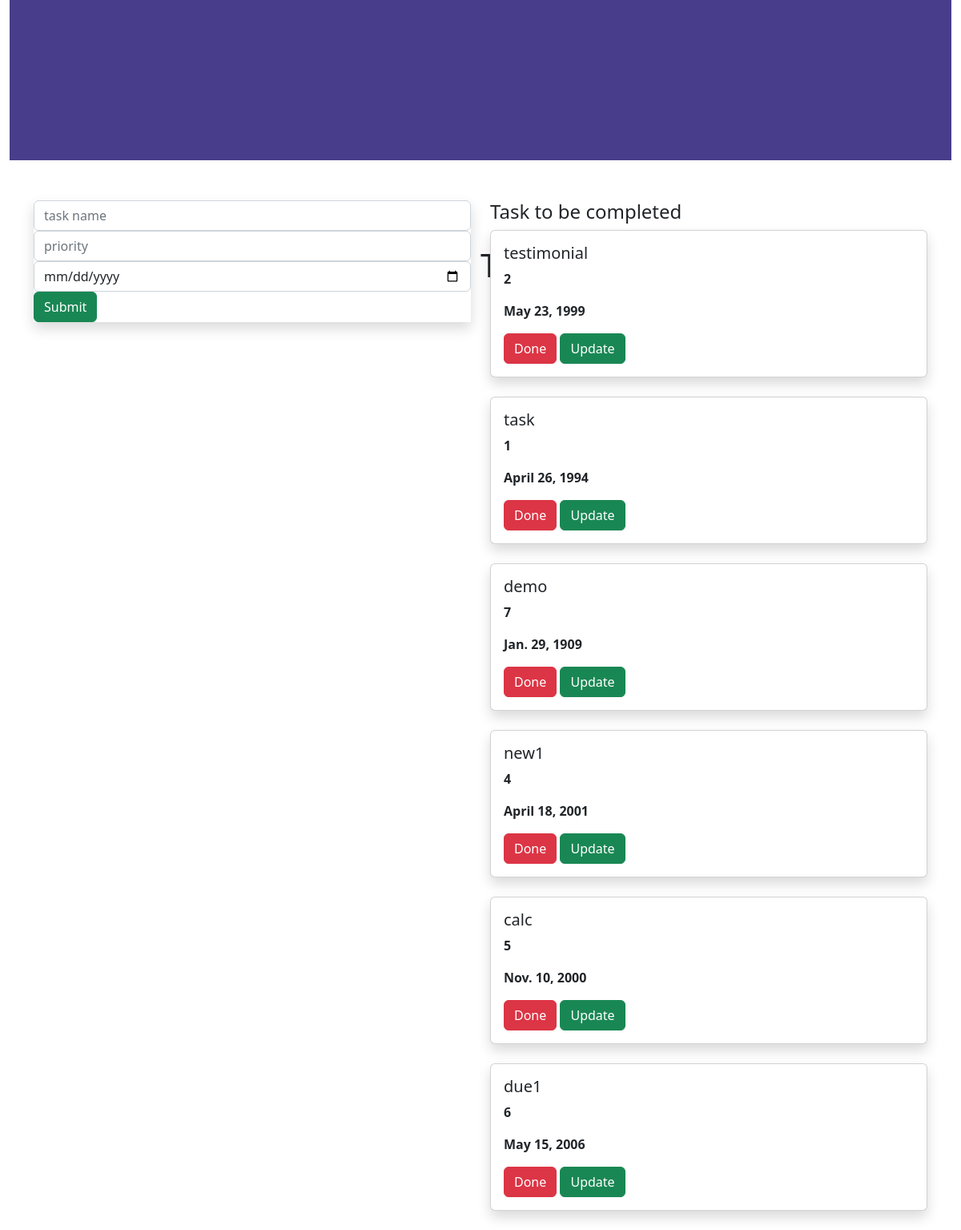
The page / on the database its author committed.
### todosapp/models.py (models this page shows, shortened)
class Task(models.Model):
    name = models.CharField(max_length=250)
    priority=models.IntegerField()
    date=models.DateField()

### todosapp/views.py (the view)
# urls.py: path('', views.add, name='add'),
def add(request):
    task1=Task.objects.all()
    if request.method == "POST":
        name=request.POST.get('task','')
        priority=request.POST.get('priority','')
        date=request.POST.get('date','')
        task=Task(name=name,priority=priority,date=date)
        task.save()
    return render(request,'home.html',{'task1':task1})

### templates/home.html (shortened to what this page needs)
{% extends 'base.html' %}
{% block content %}
<div class="container-fluid">
    <div class="row">
        <div class="col-md-12">
            <div class="banner">
                <div class="banner-text">
                    <h1> ToDo </h1>
                 </div>
            </div>
        </div>
    </div>
</div>
<div class="container">
    <div class="row">
        <div class="col-md-6">
        <form method="POST" class="mb-3 shadow">
            <div class="form-group">
    <input type="text" class="form-control" name="task" placeholder="task name">
</div>
<div class="form-group">
    <input type="text" class="form-control" name="priority" placeholder="priority">
</div>
      <div class="form-group">
    <input type="date" class="form-control" name="date" placeholder="Enter your date">
</div>
    <input type="submit" class="btn btn-success">
   </form>
    </div>
        <div class="col-md-6">
            <h4> Task to be completed</h4>
            {% for i in task1 %}
            <div class="shadow card">
                <div class="card-body">
                    <h5 class="card-title">{{i.name}}</h5>
                    <p><b>{{i.priority}}</b></p>
                     <p><b>{{i.date}}</b></p>
                    <a class="btn btn-danger" href="{% url 'delete' i.id %}">Done</a>
                    <a class="btn btn-success" href="{% url 'update' i.id %}">Update</a>
                </div>
            </div>
            <br>
            {% endfor %}
        </div>
</div>
</div>
{% endblock %}

### templates/base.html (shortened to what this page needs)
{% load static %}
<!DOCTYPE html>
<html lang="en">
<head>
    <link rel="stylesheet" href="https://cdn.jsdelivr.net/npm/bootstrap@5.2.3/dist/css/bootstrap.min.css">
    <link rel="stylesheet" href="{% static 'style.css' %}">
</head>
<body>
{% block content %}
{% endblock %}
</body>
</html>

### static/style.css (style rules this page uses)
.banner { background-color: darkslateblue; width :100%; height:200px; margin-bottom:50px; }
.banner-text { top:20%; left:50%; position:absolute; transform:transform; }

### rows shown on the page
Task: name "testimonial", priority "2", date "May 23, 1999"
Task: name "task", priority "1", date "April 26, 1994"
Task: name "demo", priority "7", date "Jan. 29, 1909"
Task: name "new1", priority "4", date "April 18, 2001"
Task: name "calc", priority "5", date "Nov. 10, 2000"
Task: name "due1", priority "6", date "May 15, 2006"
